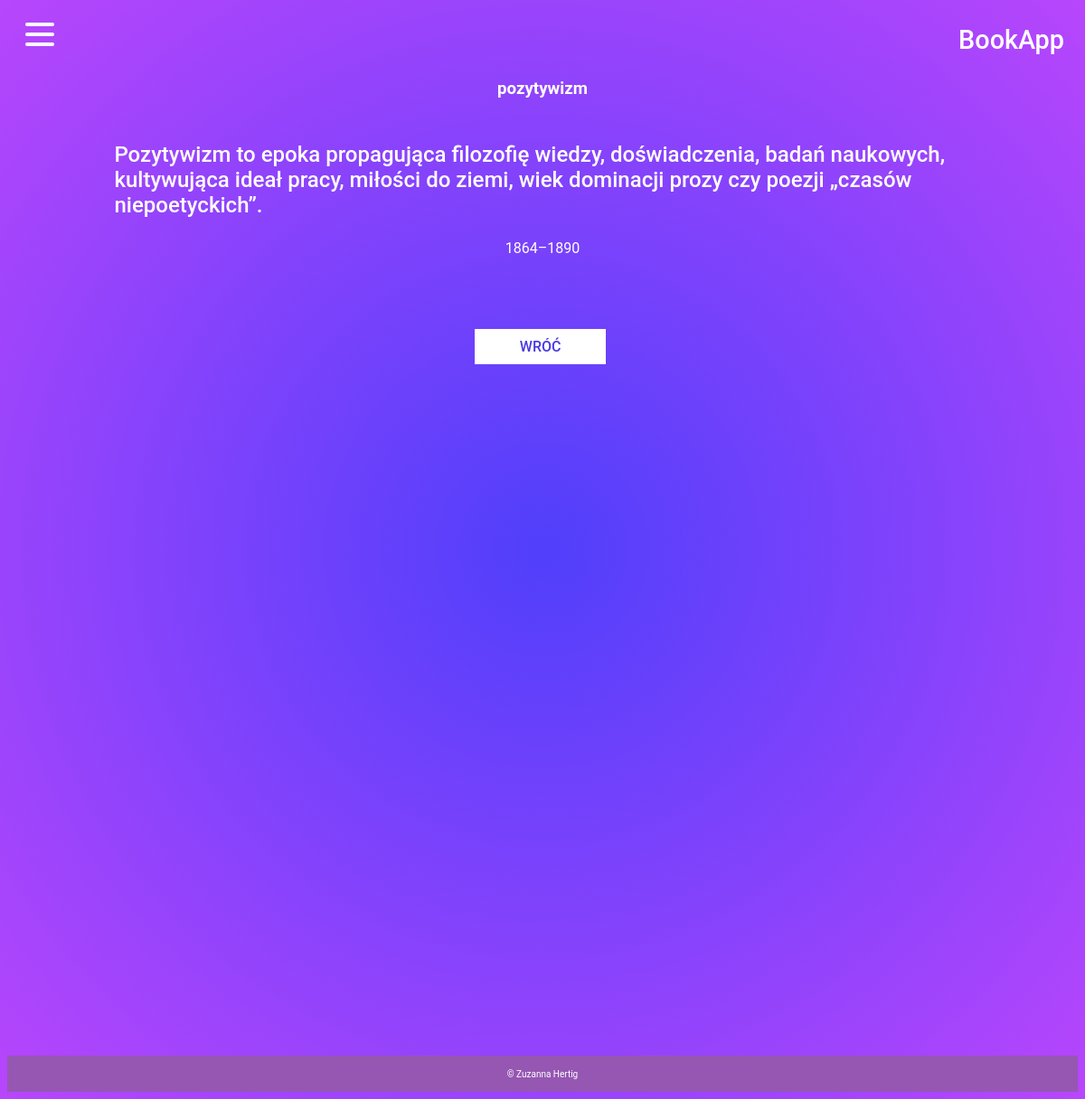
Page /bookapp/epoki/1 on the committed database.
### bookapp/models.py (models this page shows, shortened)
class Period(models.Model):
    name = models.CharField(max_length=100, verbose_name='Epoka literacka')
    description = models.CharField(max_length=1000, verbose_name='Opis')
    beginning = models.IntegerField(verbose_name='Rok rozpoczęcia')
    end = models.IntegerField(verbose_name='Rok zakończenia')

### bookapp/views.py (the view)
# urls.py: path('epoki/<int:period_id>', views.periods_details, name='epoki_szczegol'),
def periods_details(request, period_id):
    period = get_object_or_404(Period, pk=period_id)
    return render(request, 'bookapp/period/details.html', locals())

### bookapp/templates/bookapp/period/details.html
{% extends 'bookapp/base.html' %}
{% block content %}
<h3 class="container">{{ period.name }}</h3>
{% if period %}
    <p class="paragraph">{{ period.description }}</p>
    <p class="container">{{ period.beginning }}–{{ period.end }}</p>
{% endif %}
<p class="button">
<a href="{% url 'epoki' %}" class="button1">Wróć</a></p>
{% endblock content %}

### main/static/style.css (style rules this page uses)
body { background: radial-gradient(circle, rgba(80,63,251,1) 0%, rgba(184,70,252,1) 100%); font-family: 'Roboto', sans-serif; color: #FFFFFF; }
a.button1 { display: inline-block; padding: 0.5em 3em; border: 0.16em solid #FFFFFF; margin: 0 0.3em 0.3em 0; box-sizing: border-box; text-decoration: none; text-transform: uppercase; font-weight: 500; color: #4838e2; background-color: #FFFFFF; text-align: center; transition: all 0.15s; display: flex; justify-content: center; align-items: center; }
.button { display: flex; justify-content: center; align-items: center; margin-top: 5em; }
.container { display: flex; justify-content: center; align-items: center; }
.paragraph { padding-top: 1em; padding-left: 10%; padding-right: 10%; font-weight: 500; font-size: 1.5em; }

### rows in the picture
Period: name "pozytywizm", description "Pozytywizm to epoka propagująca filozofię wiedzy, doświadczenia, badań naukowych, kultywująca ideał pracy, miłości do ziemi, wiek dominacji prozy czy poezji „czasów niepoetyckich”.", beginning "1864", end "1890"
